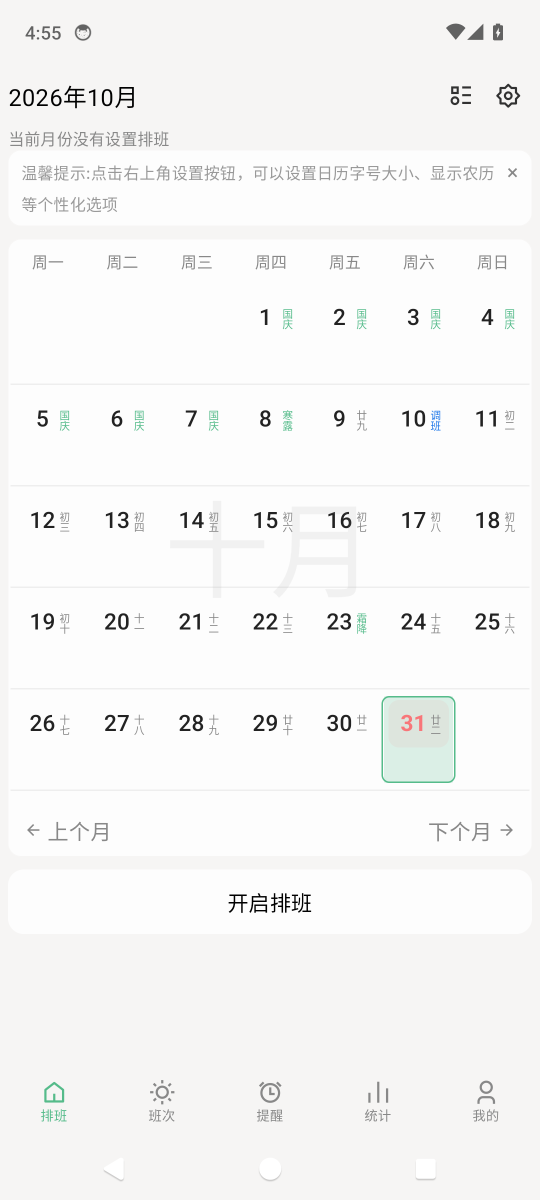
#> input picture analysis/reference/real-screens/01-home.png, 1080 x 2400 px, found by its file name (shown at 1/2 size)
$ python pixdiff.py
#> lines starting #> are read from the running program, lines starting #| are printed output that depends on the picture
#!/usr/bin/env python3
import json, os
from PIL import Image, ImageChops, ImageFilter, ImageDraw

U='/Users/hogar/.dsh/ungrouped/jianyun'
REAL=os.path.join(U,'analysis/reference/real-screens')
OUT=os.path.join(U,'analysis/pixel'); os.makedirs(OUT, exist_ok=True)
W,H=1080,2211
STATUS=63; NAV=126
screens=[('01-home.png','01-home.png','首页'),('02-work.png','02-work.png','班次'),('03-alarm.png','03-alarm.png','提醒'),('04-stat.png','04-stat.png','统计'),('05-mine.png','05-mine.png','我的')]

def load(pair):
#> called with pair = ('01-home.png', '01-home.png')
    rp=os.path.join(REAL,pair[0]); up=os.path.join('/tmp/pix-uni842',pair[1])
    r=Image.open(rp).convert('RGB').crop((0,STATUS,W,2400-NAV)).resize((W,H))
    u=Image.open(up).convert('RGB').resize((W,H))
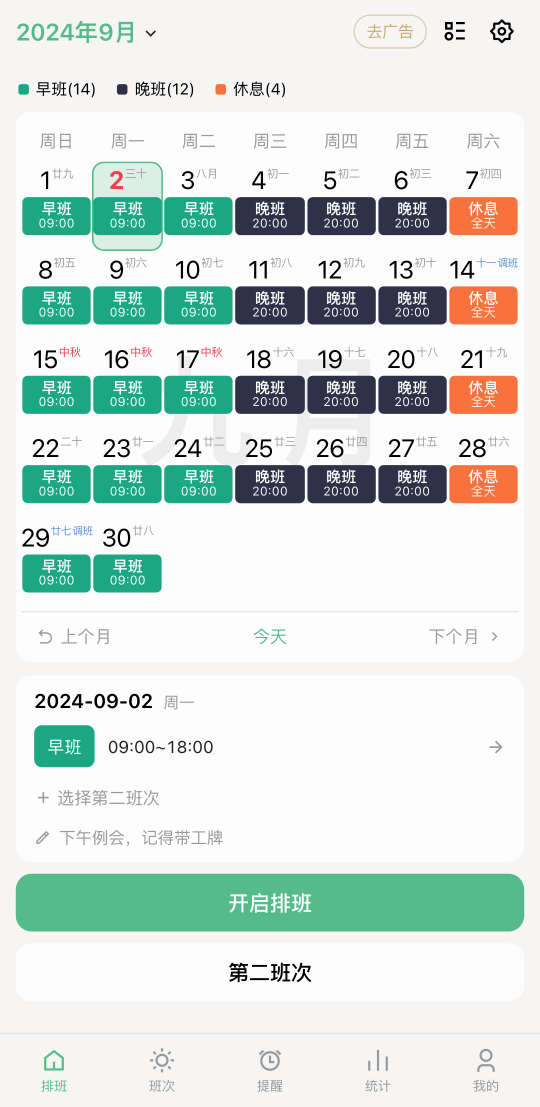
#> input picture analysis/pixel/uni-411dp/01-home.png, 1080 x 2213 px, found by its file name (shown at 1/2 size)
    return r,u

def metrics(a,b):
    g1=a.convert('L'); g2=b.convert('L')
    b1=g1.filter(ImageFilter.GaussianBlur(3)); b2=g2.filter(ImageFilter.GaussianBlur(3))
    d=ImageChops.difference(b1,b2)
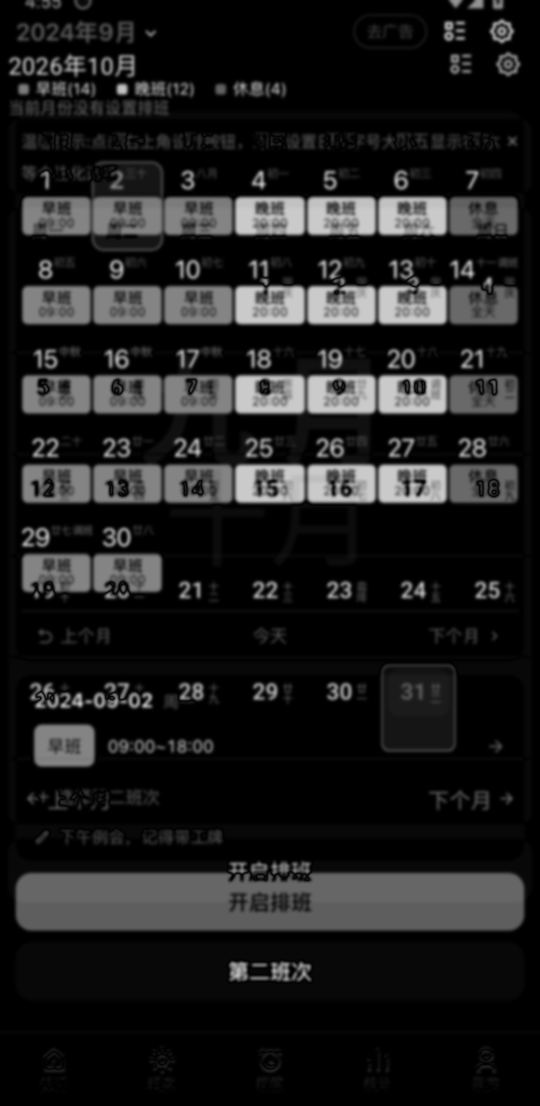
#> d: PIL image 1080x2211 L (shown at 1/2 size); min 0, max 202, mean 29.1
    hist=d.histogram(); total=sum(hist); mean=sum(i*c for i,c in enumerate(hist))/total
#> after `hist = d.histogram()`: hist = 256 values, max 1056410 at index 0, min 0 at index 203, mean 9327.7
#> after `total = sum(hist)`: total = 2387880
#> after `mean = sum((i * c for i, c in enumerate(hist))) / total`: mean = 29.1
    over=sum(c for i,c in enumerate(hist) if i>16)/total
#> over = 0.304
    return round(mean,2), round(over*100,2), d

results={}
boards=[]
for rp,up,label in screens:
    r,u=load((rp,up))
    mean,over,diff=metrics(r,u)
#> mean = 29.1; over = 30.44
    # 分区：顶部 0-360、日历/主体、底部 200px 标签栏
    bands={}
    for name,(y1,y2) in {'header':(0,360),'body':(360,H-220),'tabbar':(H-220,H)}.items():
        bb=diff.crop((0,y1,W,y2)); h=bb.histogram(); t=sum(h)
        bands[name]=round(sum(i*c for i,c in enumerate(h))/t,2)
#> this loop made 3 passes
#> t on passes 1 to 3: 388800, 1761480, 237600
#> pass 1, `bb = diff.crop((0, y1, W, y2))`:
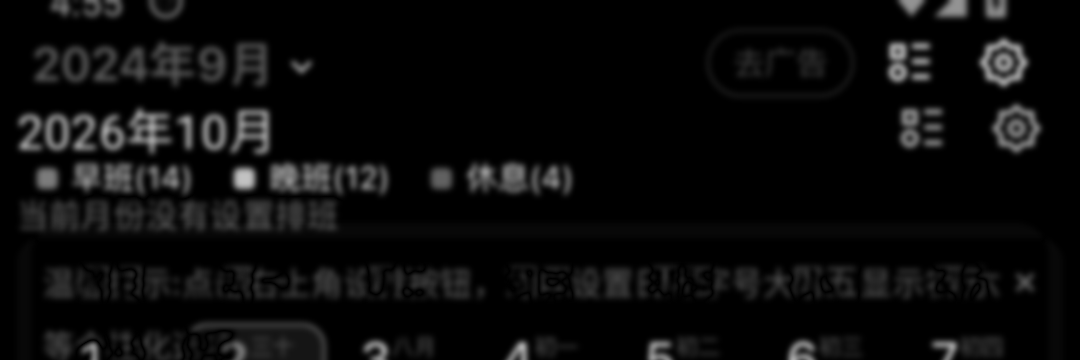
#> bb: PIL image 1080x360 L; min 0, max 194, mean 11.5
#> pass 3, `bb = diff.crop((0, y1, W, y2))`:
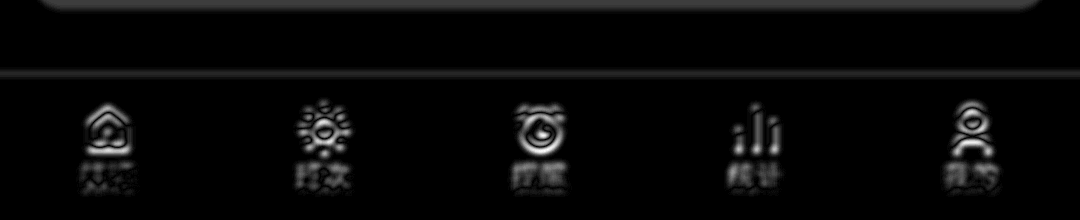
#> bb: PIL image 1080x220 L; min 0, max 33, mean 1.1; drawn with min black and max white
#> after the loop, bands = {'header': 11.51, 'body': 36.75, 'tabbar': 1.14}
    results[label]={'blurred_mean_abs':mean,'pct_over16':over,'bands':bands}
    # 色板
    qr=r.convert('P',palette=Image.ADAPTIVE,colors=8).convert('RGB')
    qu=u.convert('P',palette=Image.ADAPTIVE,colors=8).convert('RGB')
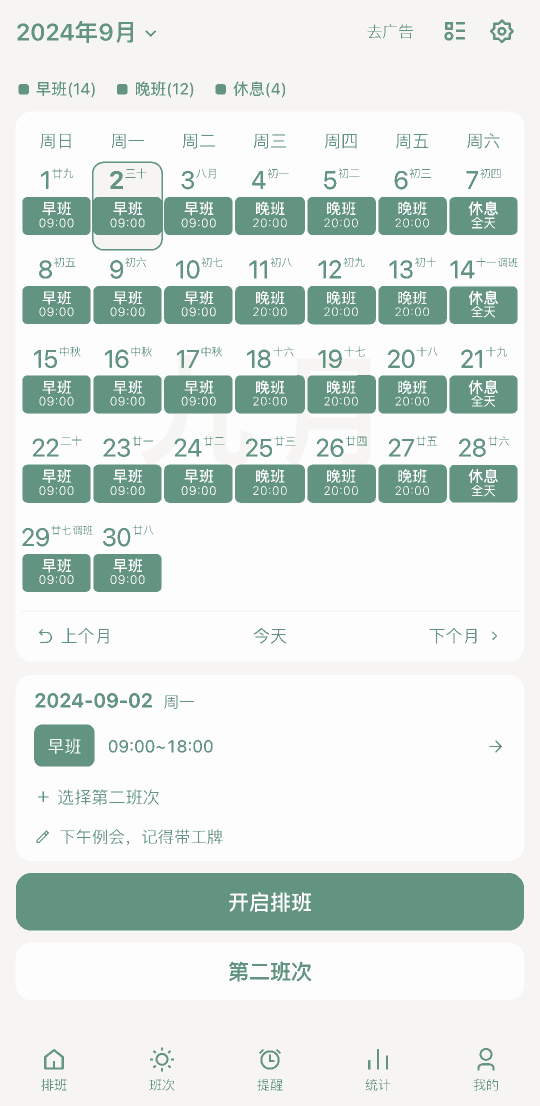
#> qu: PIL image 1080x2211 RGB (shown at 1/2 size); mean R, G, B 221.2, 230.5, 226.5
    cr=[c for c,_ in sorted(qr.getcolors(1<<20), reverse=True)[:8]]
#> cr = [1469289, 790434, 62670, 60598, 2063, 1669, 1092, 65]
    cu=[c for c,_ in sorted(qu.getcolors(1<<20), reverse=True)[:8]]
#> cu = [1156018, 723267, 457880, 29723, 14175, 5182, 1605, 30]
    results[label]['real_colors']=cr[:6]; results[label]['uni_colors']=cu[:6]
    # 左右对照板
    H2=1100; rw=int(W*H2/H); uw=int(W*H2/H)
    board=Image.new('RGB',(rw+uw+30, H2+50),(245,245,245)); dr=ImageDraw.Draw(board)
#> after `board = Image.new('RGB', (rw + uw + 30, H2 + 50), (245, 245, 245))`: board: PIL image 1104x1150 RGB; every value is 245
    board.paste(r.resize((rw,H2)),(10,40)); board.paste(u.resize((uw,H2)),(rw+20,40))
#> after `board.paste(u.resize((uw, H2)), (rw + 20, 40))`:
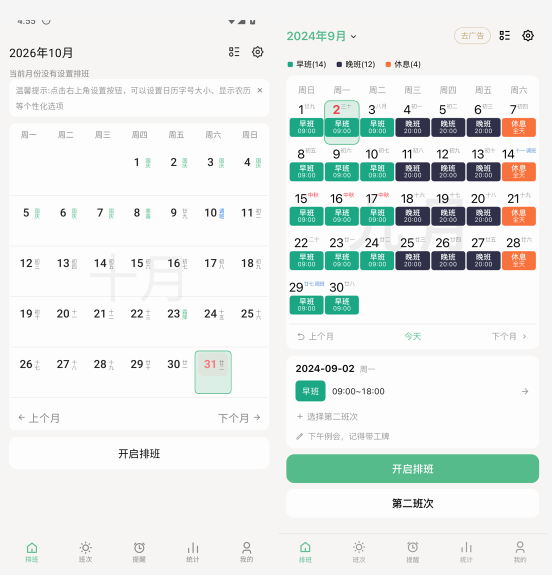
#> board: PIL image 1104x1150 RGB (shown at 1/2 size); mean R, G, B 232.1, 237.2, 234.8
    dr.text((10,10), f'官方真机（左） vs uni-app 411dp（右） — {label}', fill=(0,0,0))
    nb=len(boards); boards.append(board)
    board.save(os.path.join(OUT,'compare-'+rp.replace('.png','')+'-411dp.png'))
    # diff 图（红=差异）
    heat=Image.new('RGB',diff.size,(0,0,0))
#> heat: PIL image 1080x2211 RGB; every value is 0
    dd=ImageDraw.Draw(heat)
    dg=diff.resize((diff.width//2, diff.height//2))
    heat.paste(dg.convert('RGB'),(0,0))
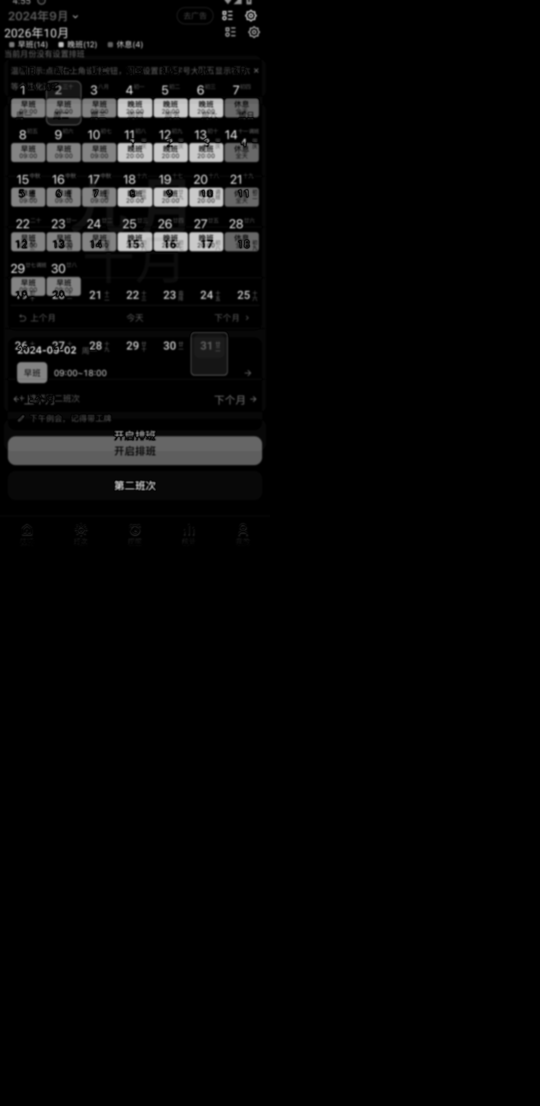
#> heat: PIL image 1080x2211 RGB (shown at 1/2 size); min 0, max 202, mean 7.3
    heat.save(os.path.join(OUT,'diff-'+rp.replace('.png','')+'.png'))
#> pass 2 of the loop `for rp,up,label in screens:`:
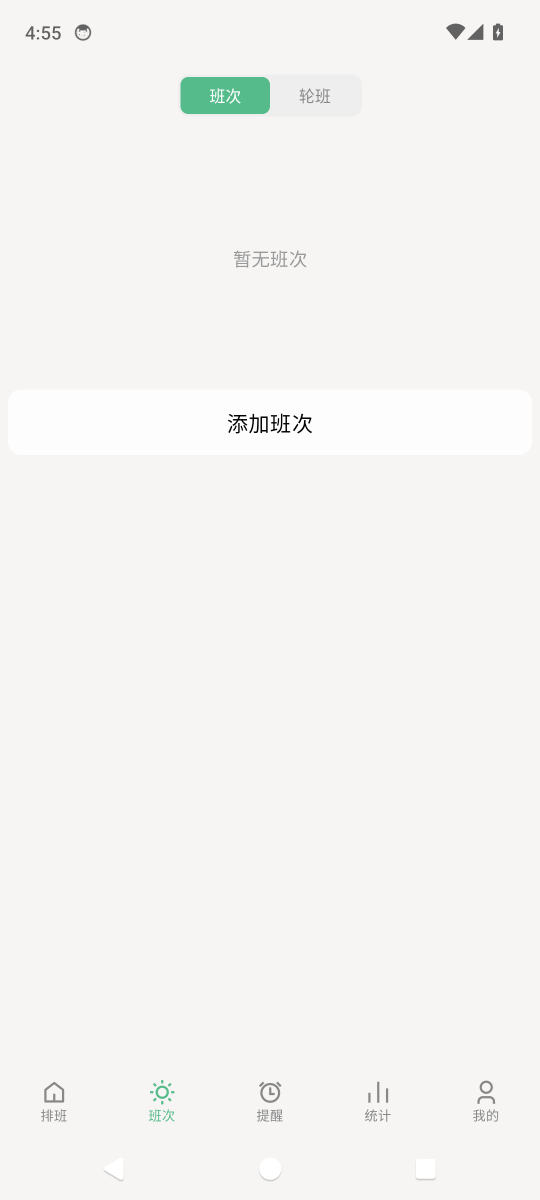
#> input picture analysis/reference/real-screens/02-work.png, 1080 x 2400 px, found by its file name (shown at 1/2 size)
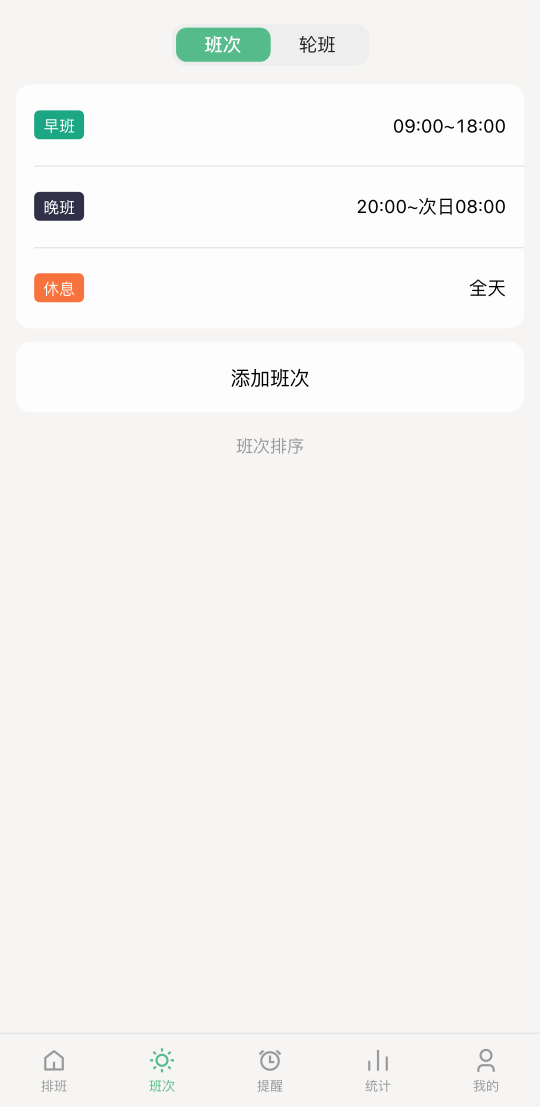
#> input picture analysis/pixel/uni-411dp/02-work.png, 1080 x 2213 px, found by its file name (shown at 1/2 size)
#> `mean,over,diff=metrics(r,u)`: mean = 4.2; over = 3.41
#> the loop `for name,(y1,y2) in {'header':(0,360),'body':(360,H-220),'tabbar':(H-2..` made 3 passes
#> after the loop `for name,(y1,y2) in {'header':(0,360),'body':(360,H-220),'tabbar':(H-2..`: bands = {'header': 10.78, 'body': 3.2, 'tabbar': 0.83}
#> cr = [2210137, 133958, 24379, 18854, 346, 106, 84, 16]
#> cu = [1696472, 603763, 43013, 33933, 5730, 2712, 1230, 1027]
#> nb = 1
#> `heat.paste(dg.convert('RGB'),(0,0))`:
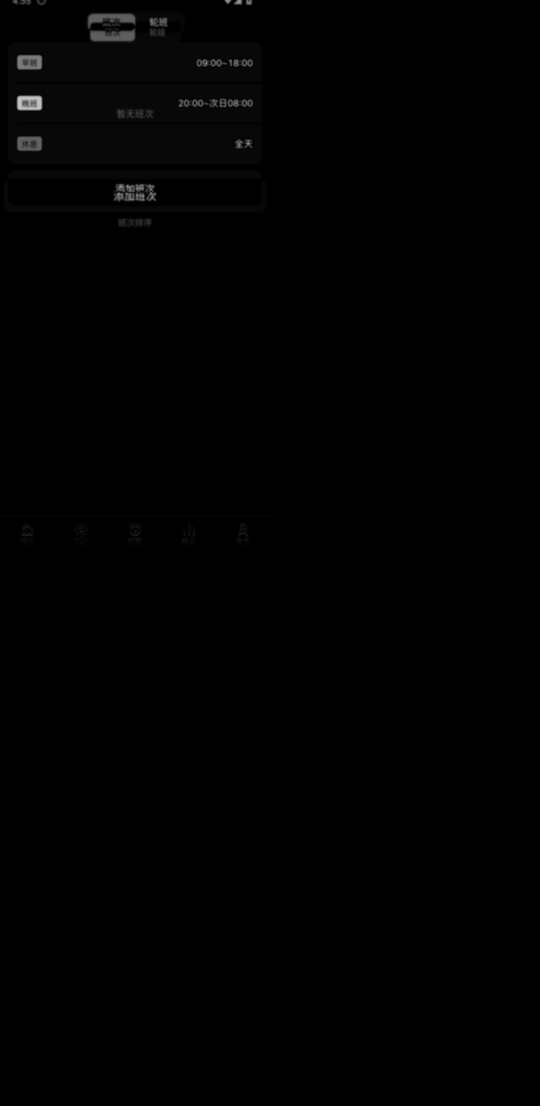
#> heat: PIL image 1080x2211 RGB (shown at 1/2 size); min 0, max 194, mean 1
#> pass 3 of the loop `for rp,up,label in screens:`:
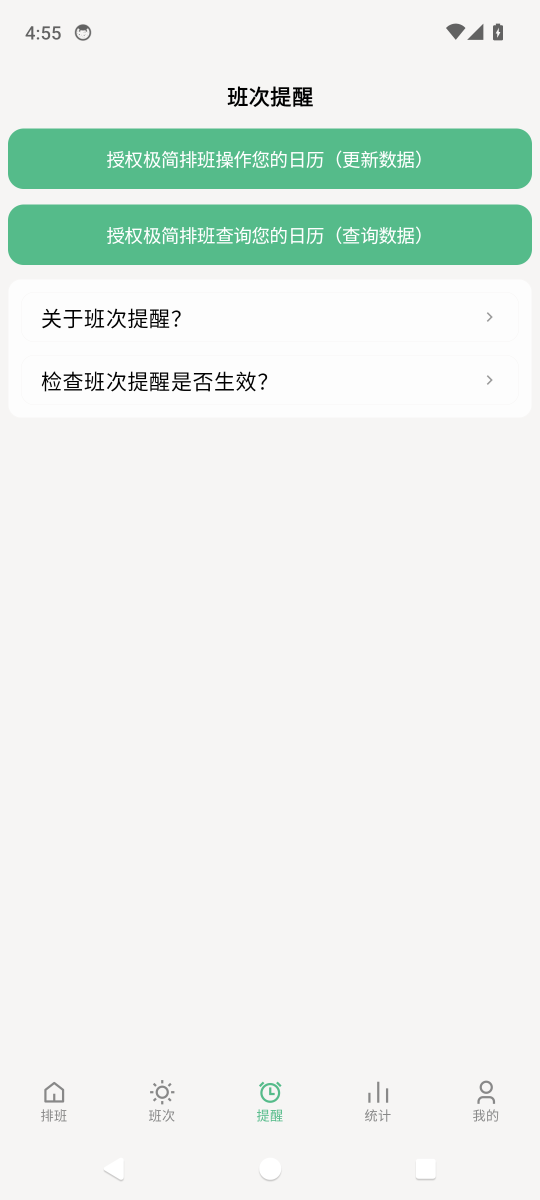
#> input picture analysis/reference/real-screens/03-alarm.png, 1080 x 2400 px, found by its file name (shown at 1/2 size)
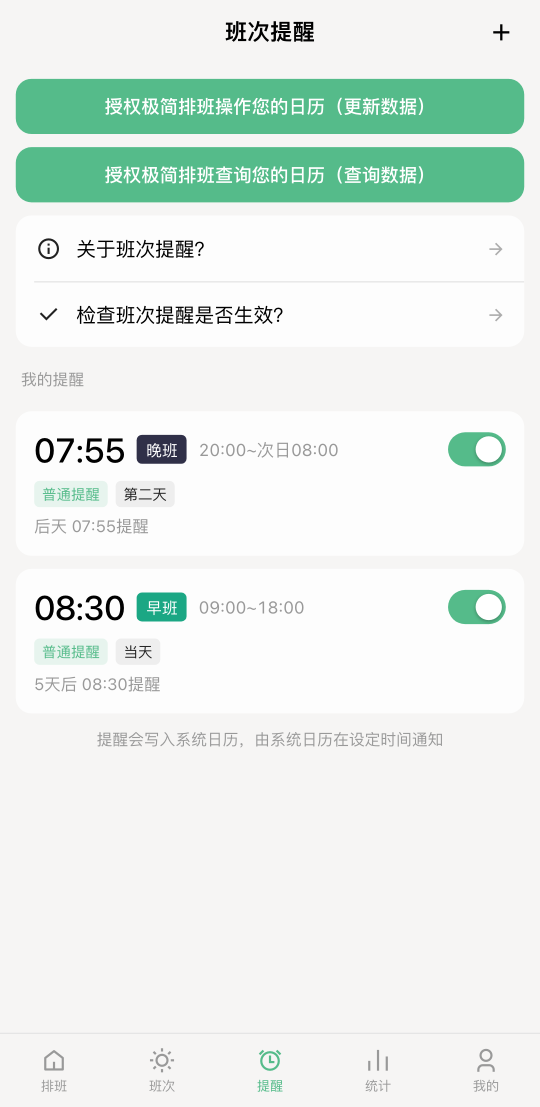
#> input picture analysis/pixel/uni-411dp/03-alarm.png, 1080 x 2213 px, found by its file name (shown at 1/2 size)
#> in metrics (call 3), `g2 = b.convert('L')`:
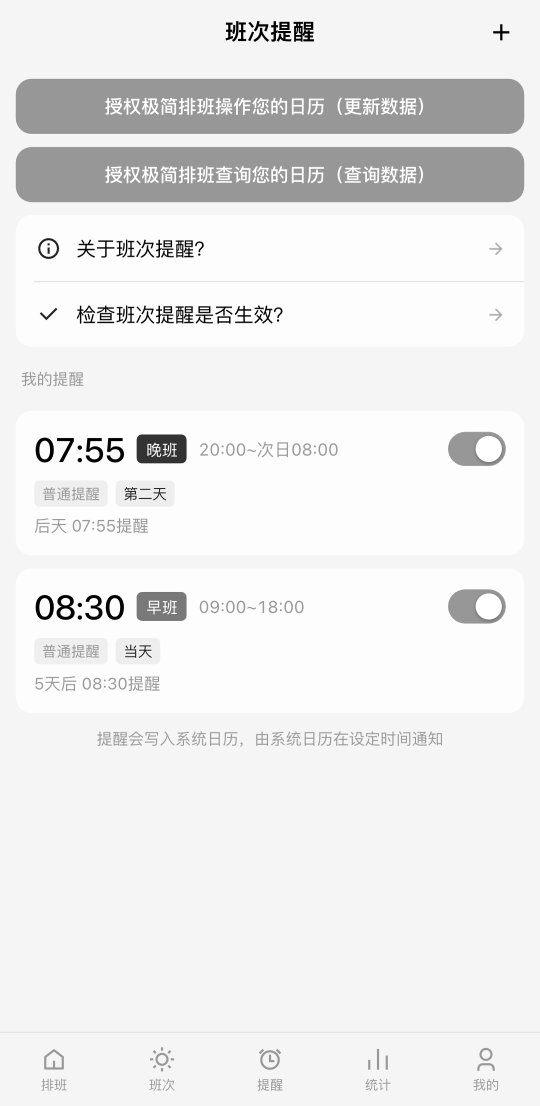
#> g2: PIL image 1080x2211 L (shown at 1/2 size); min 0, max 255, mean 235.7
#> hist = 256 values, max 1209308 at index 0, min 0 at index 203, mean 9327.7
#> in metrics (call 3), `mean = sum((i * c for i, c in enumerate(hist))) / total`: mean = 13.87
#> in metrics (call 3), `over=sum(c for i,c in enumerate(hist) if i>16)/total`: over = 0.165
#> `mean,over,diff=metrics(r,u)`: mean = 13.87; over = 16.48
#> after the loop `for name,(y1,y2) in {'header':(0,360),'body':(360,H-220),'tabbar':(H-2..`: bands = {'header': 31.52, 'body': 11.74, 'tabbar': 0.82}
#> cr = [1839247, 272097, 256182, 9697, 8717, 911, 677, 352]
#> cu = [1268944, 777391, 268867, 49808, 10813, 6029, 4349, 1679]
#> nb = 2
#> the loop made 5 passes; the first 3 are shown

json.dump(results, open(os.path.join(OUT,'metrics.json'),'w'), ensure_ascii=False, indent=1)
print(json.dumps(results, ensure_ascii=False, indent=1)[:2000])

# 总板：2 列 x 3 行
H2=560
cells=[Image.open(os.path.join(OUT,f)) for f in sorted(os.listdir(OUT)) if f.startswith('compare-') and f.endswith('-411dp.png')]
sheet=Image.new('RGB',(2*(H2*2)+40, 3*(H2+30)+10),(245,245,245))
d=ImageDraw.Draw(sheet)
for i,im in enumerate(cells[:6]):
    im=im.resize((int(im.width*H2/im.height),H2))
    x=10+(i%2)*(H2*2+20); y=10+(i//2)*(H2+30)
    sheet.paste(im,(x,y)); d.text((x,y+H2+4), cell_names[i] if False else '', fill=(0,0,0))
sheet.save(os.path.join(OUT,'board-411dp.png'))
print('saved board', sheet.size)
#| saved board (2280, 1780)
